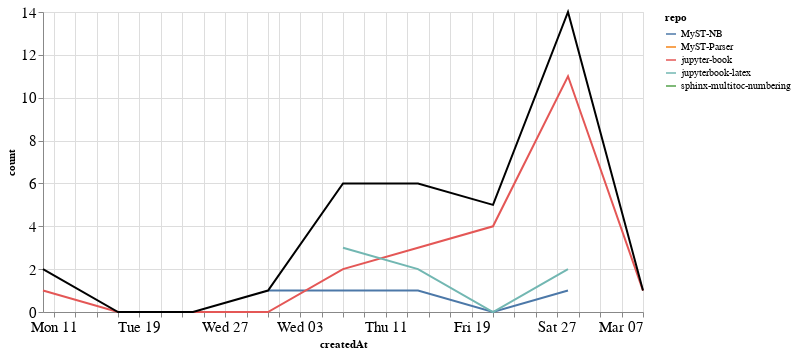

Notebook code for this chart:
### Markdown cell above
### Comments

### Code cell
comments_time = comments.groupby('repo').resample('W', on='createdAt').count()['author'].reset_index()
comments_time = comments_time.rename(columns={'author': 'count'})
comments_time_total = comments_time.groupby('createdAt').agg({"count": "sum"}).reset_index()
ch1 = alt.Chart(comments_time, width=600).mark_line().encode(
    x='createdAt',
    y='count',
    color='repo',
    tooltip="repo"
)

ch2 = alt.Chart(comments_time_total, width=600).mark_line(color="black").encode(
    x='createdAt',
    y='count',
)

ch1 + ch2

### Figure 1 — Vega-Lite specification as saved in the notebook (floating-point values rounded to 4 significant figures)
{"config": {"axisLeft": {"labelFontSize": 15}, "axisBottom": {"labelFontSize": 15}}, "layer": [{"data": {"name": "data-6421cb59a06162cc85f184beeab115a9"}, "mark": "line", "encoding": {"color": {"type": "nominal", "field": "repo"}, "tooltip": {"type": "nominal", "field": "repo"}, "x": {"type": "temporal", "field": "createdAt"}, "y": {"type": "quantitative", "field": "count"}}, "width": 600}, {"data": {"name": "data-be50261e5068e98200143eb5ee7be1fe"}, "mark": {"type": "line", "color": "black"}, "encoding": {"x": {"type": "temporal", "field": "createdAt"}, "y": {"type": "quantitative", "field": "count"}}, "width": 600}], "$schema": "https://vega.github.io/schema/vega-lite/v4.8.1.json", "datasets": {"data-6421cb59a06162cc85f184beeab115a9": [{"repo": "MyST-NB", "createdAt": "2021-01-31T00:00:00", "count": 1}, {"repo": "MyST-NB", "createdAt": "2021-02-07T00:00:00", "count": 1}, {"repo": "MyST-NB", "createdAt": "2021-02-14T00:00:00", "count": 1}, {"repo": "MyST-NB", "createdAt": "2021-02-21T00:00:00", "count": 0}, {"repo": "MyST-NB", "createdAt": "2021-02-28T00:00:00", "count": 1}, {"repo": "MyST-Parser", "createdAt": "2021-02-21T00:00:00", "count": 1}, {"repo": "jupyter-book", "createdAt": "2021-01-10T00:00:00", "count": 1}, {"repo": "jupyter-book", "createdAt": "2021-01-17T00:00:00", "count": 0}, {"repo": "jupyter-book", "createdAt": "2021-01-24T00:00:00", "count": 0}, {"repo": "jupyter-book", "createdAt": "2021-01-31T00:00:00", "count": 0}, {"repo": "jupyter-book", "createdAt": "2021-02-07T00:00:00", "count": 2}, {"repo": "jupyter-book", "createdAt": "2021-02-14T00:00:00", "count": 3}, {"repo": "jupyter-book", "createdAt": "2021-02-21T00:00:00", "count": 4}, {"repo": "jupyter-book", "createdAt": "2021-02-28T00:00:00", "count": 11}, {"repo": "jupyter-book", "createdAt": "2021-03-07T00:00:00", "count": 1}, {"repo": "jupyterbook-latex", "createdAt": "2021-02-07T00:00:00", "count": 3}, {"repo": "jupyterbook-latex", "createdAt": "2021-02-14T00:00:00", "count": 2}, {"repo": "jupyterbook-latex", "createdAt": "2021-02-21T00:00:00", "count": 0}, {"repo": "jupyterbook-latex", "createdAt": "2021-02-28T00:00:00", "count": 2}, {"repo": "sphinx-multitoc-numbering", "createdAt": "2021-01-10T00:00:00", "count": 1}], "data-be50261e5068e98200143eb5ee7be1fe": [{"createdAt": "2021-01-10T00:00:00", "count": 2}, {"createdAt": "2021-01-17T00:00:00", "count": 0}, {"createdAt": "2021-01-24T00:00:00", "count": 0}, {"createdAt": "2021-01-31T00:00:00", "count": 1}, {"createdAt": "2021-02-07T00:00:00", "count": 6}, {"createdAt": "2021-02-14T00:00:00", "count": 6}, {"createdAt": "2021-02-21T00:00:00", "count": 5}, {"createdAt": "2021-02-28T00:00:00", "count": 14}, {"createdAt": "2021-03-07T00:00:00", "count": 1}]}}
